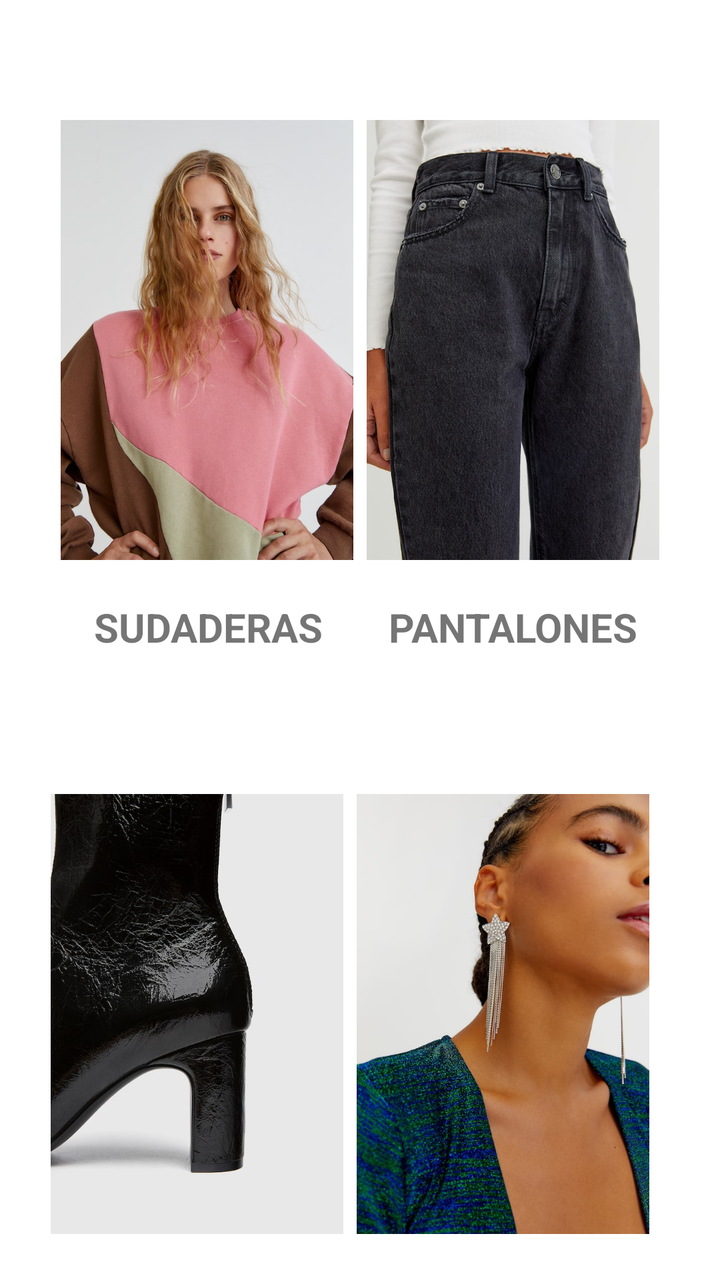
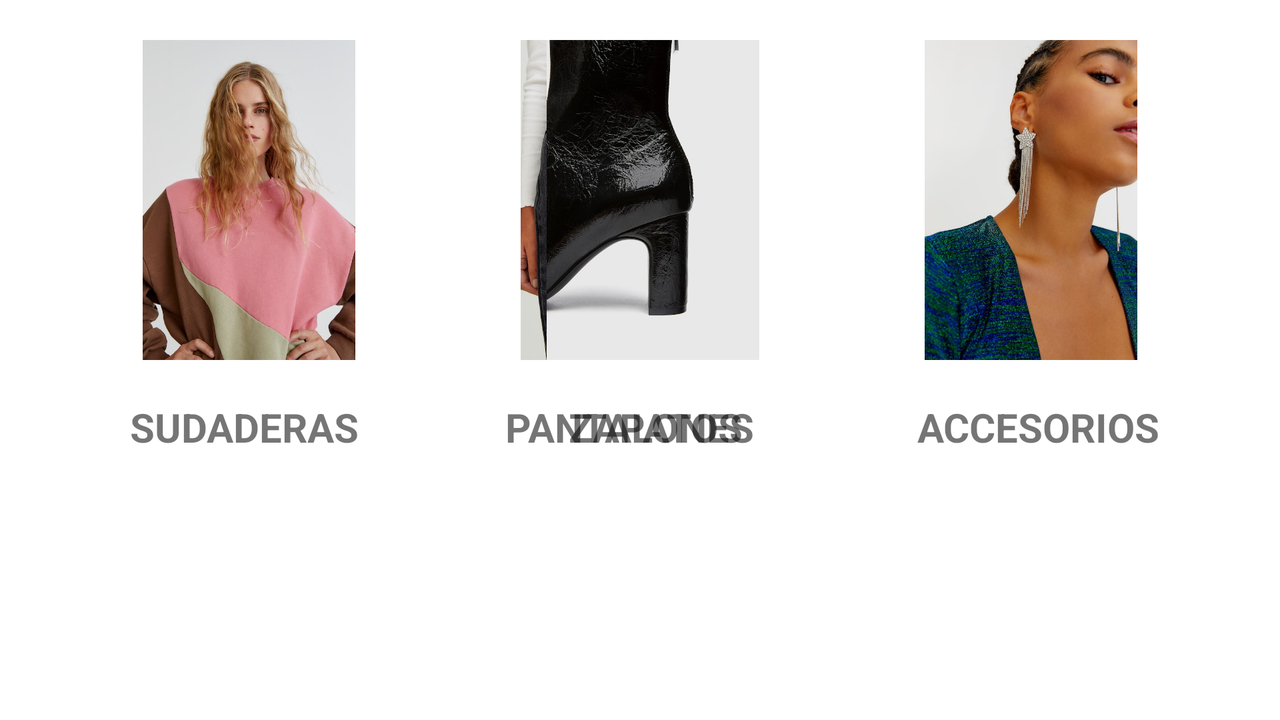

Two renders of one Android screen. The first uses the default layout on a phone; the second uses the alternative layout the repository ships for a different screen configuration, on a matching device. The two XML files are below.
<!-- AndroidManifest.xml: application theme Theme.PutItOn -->
<!-- res/layout/fragment_apartados_ropa.xml -->
<?xml version="1.0" encoding="utf-8"?>
<androidx.constraintlayout.widget.ConstraintLayout xmlns:android="http://schemas.android.com/apk/res/android"
    xmlns:app="http://schemas.android.com/apk/res-auto"
    xmlns:tools="http://schemas.android.com/tools"
    android:id="@+id/frameLayout"
    android:layout_width="match_parent"
    android:layout_height="match_parent"
    tools:context=".ApartadosRopa">

    <ImageButton
        android:id="@+id/btn_ms"
        android:layout_width="157dp"
        android:layout_height="220dp"
        android:layout_marginStart="25dp"
        android:layout_marginTop="60dp"
        android:background="@null"
        android:scaleType="fitCenter"
        android:src="@drawable/mujersudaderas"
        app:layout_constraintStart_toStartOf="parent"
        app:layout_constraintTop_toTopOf="parent"
        tools:ignore="SpeakableTextPresentCheck" />

    <ImageButton
        android:id="@+id/btn_mp"
        android:layout_width="157dp"
        android:layout_height="220dp"
        android:layout_marginTop="60dp"
        android:layout_marginEnd="25dp"
        android:background="@null"
        android:scaleType="fitCenter"
        android:src="@drawable/mujerpantalones"
        app:layout_constraintEnd_toEndOf="parent"
        app:layout_constraintTop_toTopOf="parent"
        tools:ignore="SpeakableTextPresentCheck" />

    <TextView
        android:id="@+id/txt_ms"
        android:layout_width="0dp"
        android:layout_height="wrap_content"
        android:layout_marginStart="47dp"
        android:layout_marginTop="20dp"
        android:text="@string/txt_ms"
        android:textSize="20sp"
        app:layout_constraintStart_toStartOf="parent"
        app:layout_constraintTop_toBottomOf="@+id/btn_ms" />

    <TextView
        android:id="@+id/txt_mp"
        android:layout_width="0dp"
        android:layout_height="wrap_content"
        android:layout_marginTop="20dp"
        android:layout_marginEnd="41dp"
        android:text="@string/txt_mp"
        android:textSize="20sp"
        app:layout_constraintEnd_toEndOf="parent"
        app:layout_constraintTop_toBottomOf="@+id/btn_mp" />

    <ImageButton
        android:id="@+id/btn_mz"
        android:layout_width="157dp"
        android:layout_height="220dp"
        android:layout_marginStart="20dp"
        android:layout_marginTop="70dp"
        android:background="@null"
        android:scaleType="fitCenter"
        android:src="@drawable/mujerzapatos"
        app:layout_constraintStart_toStartOf="parent"
        app:layout_constraintTop_toBottomOf="@+id/txt_ms"
        tools:ignore="SpeakableTextPresentCheck" />

    <TextView
        android:id="@+id/txt_mz"
        android:layout_width="0dp"
        android:layout_height="27dp"
        android:layout_marginStart="55dp"
        android:layout_marginTop="20dp"
        android:text="@string/txt_mz"
        android:textSize="20sp"
        app:layout_constraintStart_toStartOf="parent"
        app:layout_constraintTop_toBottomOf="@+id/btn_mz" />

    <ImageButton
        android:id="@+id/btn_ma"
        android:layout_width="157dp"
        android:layout_height="220dp"
        android:layout_marginTop="70dp"
        android:layout_marginEnd="30dp"
        android:background="@null"
        android:scaleType="fitCenter"
        android:src="@drawable/mujeraccesorios"
        app:layout_constraintEnd_toEndOf="parent"
        app:layout_constraintTop_toBottomOf="@id/txt_mp"
        tools:ignore="SpeakableTextPresentCheck" />

    <TextView
        android:id="@+id/txt_ma"
        android:layout_width="0dp"
        android:layout_height="wrap_content"
        android:layout_marginTop="20dp"
        android:layout_marginEnd="44dp"
        android:text="@string/txt_ma"
        android:textSize="20sp"
        app:layout_constraintEnd_toEndOf="parent"
        app:layout_constraintTop_toBottomOf="@+id/btn_ma" />

</androidx.constraintlayout.widget.ConstraintLayout>
<!-- resources referenced by this layout -->
<resources>
  <!-- drawable mujeraccesorios: jpg bitmap (drawable, 78036 bytes) -->
  <!-- drawable mujerpantalones: jpg bitmap (drawable, 126610 bytes) -->
  <!-- drawable mujersudaderas: jpg bitmap (drawable, 81139 bytes) -->
  <!-- drawable mujerzapatos: jpg bitmap (drawable, 57304 bytes) -->
  <string name="txt_ma"><b>ACCESORIOS</b></string>
  <string name="txt_mp"><b>PANTALONES</b></string>
  <string name="txt_ms"><b>SUDADERAS</b></string>
  <string name="txt_mz"><b>ZAPATOS</b></string>
  <style name="Theme.PutItOn" parent="Theme.MaterialComponents.DayNight.NoActionBar">
          
          <item name="windowActionBar">false</item>
          <item name="windowNoTitle">true</item>
          <item name="actionBarSize">0dp</item>
          
          <item name="colorPrimary">@color/black</item>
          <item name="colorPrimaryVariant">@color/black</item>
          <item name="colorOnPrimary">@color/white</item>
          
          <item name="colorSecondary">@color/black</item>
          <item name="colorSecondaryVariant">@color/black</item>
          <item name="colorOnSecondary">@color/white</item>
          
          <item name="android:statusBarColor" tools:targetApi="l">?attr/colorPrimaryVariant</item>
          
      </style>
</resources>
<!-- res/layout-land/fragment_apartados_ropa.xml (the repository's variant of the layout above) -->
<!-- drawn on the phone turned sideways -->
<?xml version="1.0" encoding="utf-8"?>
<androidx.constraintlayout.widget.ConstraintLayout xmlns:android="http://schemas.android.com/apk/res/android"
    xmlns:app="http://schemas.android.com/apk/res-auto"
    xmlns:tools="http://schemas.android.com/tools"
    android:id="@+id/frameLayout"
    android:layout_width="match_parent"
    android:layout_height="match_parent"
    tools:context=".ApartadosRopa">

    <ImageButton
        android:id="@+id/btn_ms"
        android:layout_width="109dp"
        android:layout_height="160dp"
        android:layout_marginStart="70dp"
        android:layout_marginTop="20dp"
        android:background="@null"
        android:scaleType="fitCenter"
        android:src="@drawable/mujersudaderas"
        app:layout_constraintStart_toStartOf="parent"
        app:layout_constraintTop_toTopOf="parent"
        tools:ignore="SpeakableTextPresentCheck" />

    <ImageButton
        android:id="@+id/btn_mp"
        android:layout_width="109dp"
        android:layout_height="160dp"
        android:layout_marginStart="80dp"
        android:layout_marginTop="20dp"
        android:background="@null"
        android:scaleType="fitCenter"
        android:src="@drawable/mujerpantalones"
        app:layout_constraintStart_toEndOf="@+id/btn_ms"
        app:layout_constraintTop_toTopOf="parent"
        tools:ignore="SpeakableTextPresentCheck" />

    <TextView
        android:id="@+id/txt_ms"
        android:layout_width="0dp"
        android:layout_height="wrap_content"
        android:layout_marginStart="65dp"
        android:layout_marginTop="20dp"
        android:text="@string/txt_ms"
        android:textSize="20sp"
        app:layout_constraintStart_toStartOf="parent"
        app:layout_constraintTop_toBottomOf="@+id/btn_ms" />

    <TextView
        android:id="@+id/txt_mp"
        android:layout_width="0dp"
        android:layout_height="wrap_content"
        android:layout_marginStart="73dp"
        android:layout_marginTop="20dp"
        android:text="@string/txt_mp"
        android:textSize="20sp"
        app:layout_constraintStart_toEndOf="@+id/txt_ms"
        app:layout_constraintTop_toBottomOf="@+id/btn_mp" />

    <ImageButton
        android:id="@+id/btn_mz"
        android:layout_width="109dp"
        android:layout_height="160dp"
        android:layout_marginTop="20dp"
        android:layout_marginEnd="80dp"
        android:background="@null"
        android:scaleType="fitCenter"
        android:src="@drawable/mujerzapatos"
        app:layout_constraintEnd_toStartOf="@+id/btn_ma"
        app:layout_constraintTop_toTopOf="parent"
        tools:ignore="SpeakableTextPresentCheck" />

    <TextView
        android:id="@+id/txt_mz"
        android:layout_width="0dp"
        android:layout_height="27dp"
        android:layout_marginTop="20dp"
        android:layout_marginEnd="87dp"
        android:text="@string/txt_mz"
        android:textSize="20sp"
        app:layout_constraintEnd_toStartOf="@+id/txt_ma"
        app:layout_constraintTop_toBottomOf="@+id/btn_mz" />

    <ImageButton
        android:id="@+id/btn_ma"
        android:layout_width="109dp"
        android:layout_height="160dp"
        android:layout_marginTop="20dp"
        android:layout_marginEnd="70dp"
        android:background="@null"
        android:scaleType="fitCenter"
        android:src="@drawable/mujeraccesorios"
        app:layout_constraintEnd_toEndOf="parent"
        app:layout_constraintTop_toTopOf="parent"
        tools:ignore="SpeakableTextPresentCheck" />

    <TextView
        android:id="@+id/txt_ma"
        android:layout_width="0dp"
        android:layout_height="wrap_content"
        android:layout_marginTop="20dp"
        android:layout_marginEnd="60dp"
        android:text="@string/txt_ma"
        android:textSize="20sp"
        app:layout_constraintEnd_toEndOf="parent"
        app:layout_constraintTop_toBottomOf="@+id/btn_ma" />

</androidx.constraintlayout.widget.ConstraintLayout>
